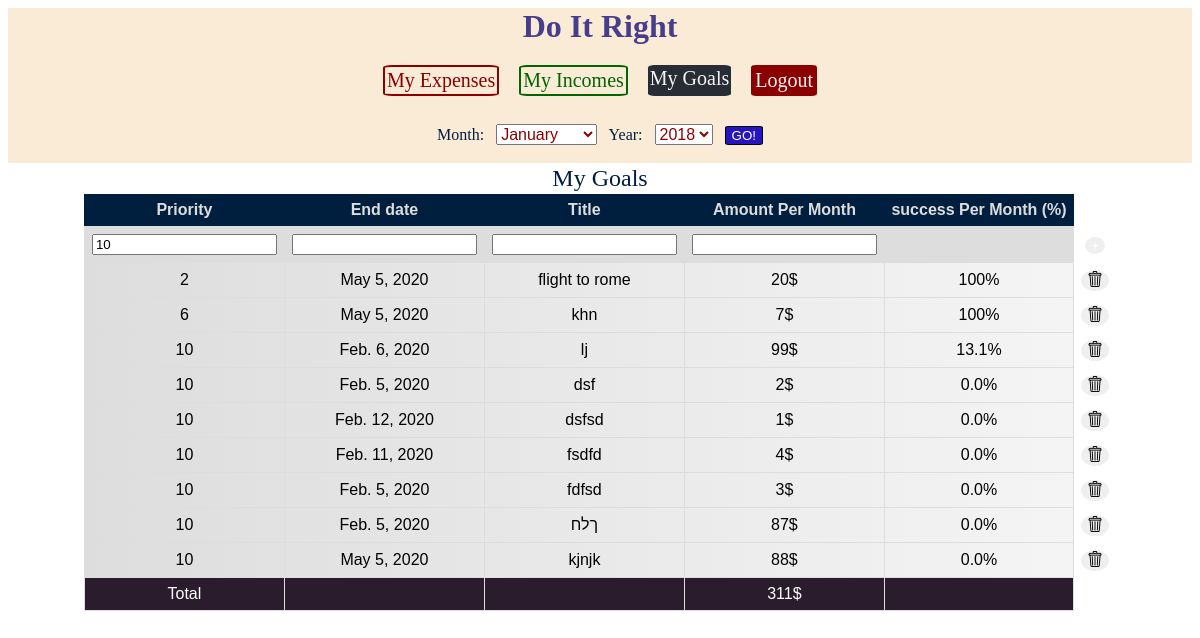
The app's page /goals/ (signed in), older data.
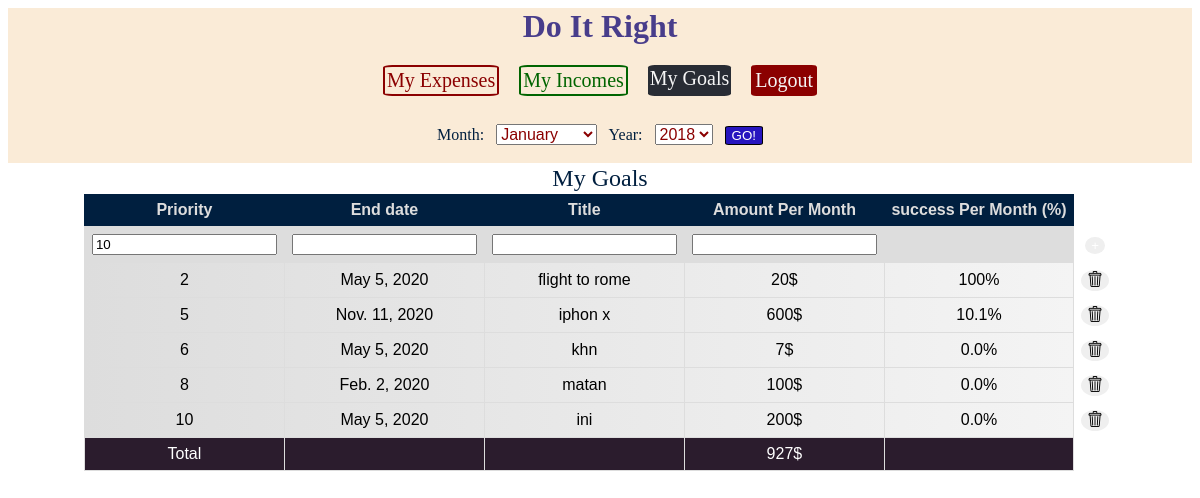
The same page, newer data.
### budget/models.py (models this page shows, shortened)
class Goal(models.Model):
    priority = models.IntegerField(default=10)
    end_date = models.DateField()
    title = models.CharField(max_length=200)
    amount = models.DecimalField(decimal_places=2, max_digits=12)
    success_percentage = models.DecimalField(decimal_places=2, max_digits=12, null=True, blank=True, editable=False)

### budget/views.py (the view)
# urls.py: path('goals/', views.goal_item, name='goals'),
@login_required
def goal_item(request):
    if request.method == "POST":
        if request.POST.get('action') == 'delete':
            Goal.objects.get(id=int(request.POST['goal'])).delete()
        form = GoalForm(request.POST)
        if form.is_valid():
            o = form.save()
            return redirect('/goals/')
    else:
        form = GoalForm()
    year = request.GET.get('year')
    month = request.GET.get('month')
    expenses, incomes, goals = year_and_month(month, year)
    sum_amount_expense = expenses.aggregate(Sum('amount'))
    sum_amount_income = incomes.aggregate(Sum('amount'))
    sum_amount_goal = goals.aggregate(Sum('amount'))
    temp_sum_expense = sum_amount_expense['amount__sum'] or 0
    temp_sum_income = sum_amount_income['amount__sum'] or 0
    temp_sum = temp_sum_income - temp_sum_expense
    percentage_list = []
    for record in goals:
        if temp_sum >= record.amount:
            percentage_list.append(100)
            temp_sum = temp_sum - record.amount
        else:
            percentage_list.append(str(float(temp_sum / record.amount) * 100)[:4])
            temp_sum = 0
    for i in range(len(percentage_list)):
        goals[i].success_percentage = percentage_list[i]
    context = {
        'sum_amount_expense': sum_amount_expense,
        'sum_amount_income': sum_amount_income,
        'list_goals': goals,
        'sum_amount_goal': sum_amount_goal,
        'form': form,
    }
    return render(request, 'budget/goals.html', context)

### budget/forms.py
class GoalForm(forms.ModelForm):
    class Meta:
        model = models.Goal
        fields = "__all__"

### budget/views.py (called while the page is built)
def year_and_month(month, year):
    expenses = Expense.objects.all()
    incomes = Income.objects.all()
    goals = Goal.objects.order_by("priority")
    if year:
        expenses = expenses.filter(date__year=int(year))
        incomes = incomes.filter(date__year=int(year))
        goals = goals.filter(end_date__year=int(year))
    if month:
        expenses = expenses.filter(date__month=int(month))
        incomes = incomes.filter(date__month=int(month))
        goals = goals.filter(end_date__month=int(month))
    return expenses, incomes, goals

### budget/templates/budget/goals.html (shortened to what this page needs)
{% extends "budget/budgetpage.html" %}
{% load mathfilters static budget_extras %}
{% block content %}
    <table class="table">
        <div class="headerTableText"> My Goals</div>
        <tr class="tableHeader hideBorder">
            <th class="hideRightBorder">Priority</th>
            <th class="hideRightBorder">End date</th>
            <th class="hideRightBorder">Title</th>
            <th class="hideRightBorder">Amount Per Month</th>
            <th class="hideRightBorder">success Per Month (%)</th>
            <th class="buttonBorder"></th>
        </tr>
        <tr>
            <form method="post">
                {% for n in form %}
                    <td class="addInput">{{ n }}</td>
                {% endfor %}
                <td></td>
                <td class="buttonBorder"><input class="addButton" type="submit" value="+"></td>
            </form>
        </tr>
        {% if list_goals %}
            {% for n in list_goals %}
                <tr class="tableContent">
                <td>{{ n.priority }}</td>
                <td>{{ n.end_date }}</td>
                <td>{{ n.title }}</td>
                <td>{{ n.amount|floatformat }}$</td>
                <td>{{ n.success_percentage }}%</td>
                <td class="hideBorder">
                    <form method="post">
                        <button class="addButton rubbish" type="submit">
                            <img src="{% static 'images/rubbish.png' %}">
                        </button>
                    </form>
                </td>
            {% endfor %}
            </tr>
            <tr class="footer_table">
                <td>Total</td>
                <td></td>
                <td></td>
                <td> {{ sum_amount_goal.amount__sum }}$</td>
                <td></td>
            </tr>
        {% else %}
            <tr>
                <td colspan="4"> No product are available.</td>
            </tr>
        {% endif %}
    </table>
{% endblock %}

Row changes from the older to the newer data that the page shows:
removed Goal: priority "10", end_date "Feb. 6, 2020", title "lj", amount "99", success_percentage "13.1"
removed Goal: priority "10", end_date "Feb. 5, 2020", title "dsf", amount "2", success_percentage "0.0"
removed Goal: priority "10", end_date "Feb. 12, 2020", title "dsfsd", amount "1", success_percentage "0.0"
removed Goal: priority "10", end_date "Feb. 11, 2020", title "fsdfd", amount "4", success_percentage "0.0"
removed Goal: priority "10", end_date "Feb. 5, 2020", title "fdfsd", amount "3", success_percentage "0.0"
removed Goal: priority "10", end_date "Feb. 5, 2020", title "ךלח", amount "87", success_percentage "0.0"
removed Goal: priority "10", end_date "May 5, 2020", title "kjnjk", amount "88", success_percentage "0.0"
added Goal: priority "5", end_date "Nov. 11, 2020", title "iphon x", amount "600", success_percentage "10.1"
computed for Goal "khn": success_percentage "100" → "0.0"
added Goal: priority "8", end_date "Feb. 2, 2020", title "matan", amount "100", success_percentage "0.0"
added Goal: priority "10", end_date "May 5, 2020", title "ini", amount "200", success_percentage "0.0"
Text that changed along with them:
{{ sum_amount_goal.amount__sum }}: "311" → "927"
